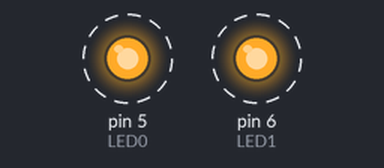
The sketch below on a simulated Arduino Uno, built with avr-gcc and run on an emulated ATmega328P. Parts: output pins drawn as LEDs (lit = HIGH). Dashed ring = blinking.

Above: at 0.12 s.
Timing chart, 0 to 3.0 s (numbered marks = the images above):
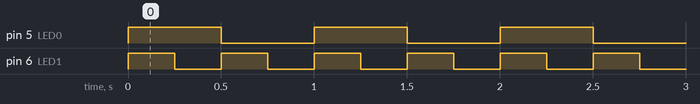

The sketch:

blink-02-multiBlinkUgly.ino
```cpp
int LED0 = 5;
int LED1 = 6;

void setup() {
  pinMode(LED0, OUTPUT);
  pinMode(LED1, OUTPUT);
}

void loop() {
  digitalWrite(LED0, HIGH);
  digitalWrite(LED1, HIGH);
  delay(250);

  digitalWrite(LED1, LOW);
  delay(250);

  digitalWrite(LED0, LOW);
  digitalWrite(LED1, HIGH);
  delay(250);

  digitalWrite(LED1, LOW);
  delay(250);
}
```

Measured:
- by itself, pin 5 (LED0): alternates HIGH for 0.50 s and LOW for 0.50 s
- by itself, pin 6 (LED1): alternates HIGH for 0.25 s and LOW for 0.25 s
- by itself, everything shown: repeats every 1.0 s, in 4 steps
